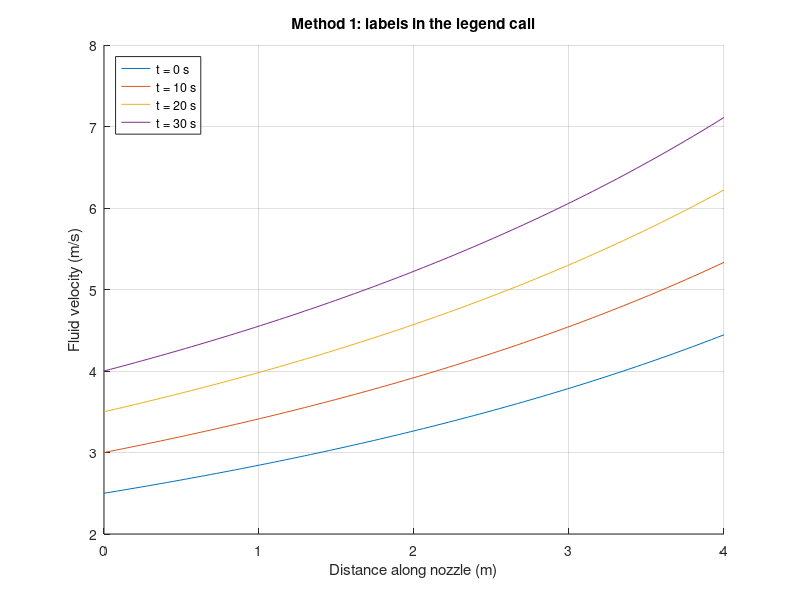
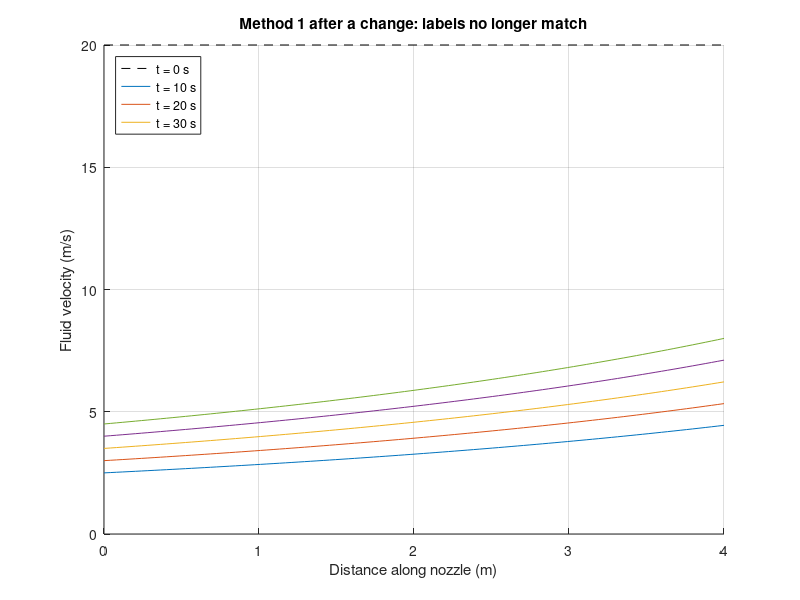
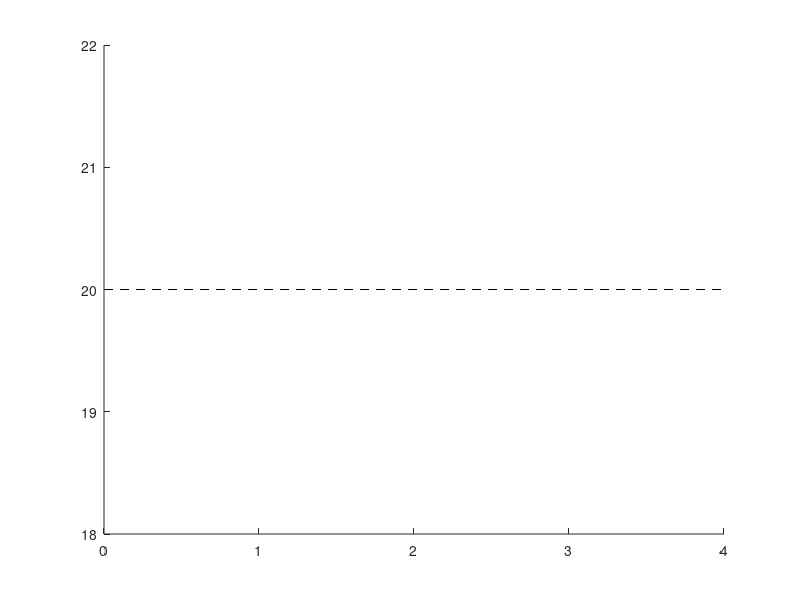

These charts were generated, in order, by the following MATLAB code: (Note: this script raises an error after producing the figures.)
%[text] # Two Ways to Make a Legend
%[text] A family of curves needs a legend that says which curve is which. MATLAB offers two ways to build one: list the labels in the `legend` call afterwards (the classic method), or give each line its label at the moment it is plotted with the `'DisplayName'` option. Both draw the same legend. They differ in what happens when the plot changes.
%[text] The example is the water-jet nozzle from Assignment 2 (`lcs_flow.m`): fluid velocity along the nozzle at several times.
xx = linspace(0, 4, 100);    % Distance along the nozzle (m)
%%
%[text] ## Method 1: labels listed in the legend call
%[text] Plot every curve, then pass one label per curve to `legend`, in the order the curves were plotted.
figure();
hold on
for tt = [0 10 20 30]
    vv = (10 + 0.2*tt)*pi ./ ((pi/4)*(4 - 0.25*xx).^2);    % Velocity (m/s)
    plot(xx, vv)
end
xlabel('Distance along nozzle (m)')
ylabel('Fluid velocity (m/s)')
title('Method 1: labels in the legend call')
legend('t = 0 s', 't = 10 s', 't = 20 s', 't = 30 s', 'Location', 'northwest')
grid on
hold off
%[text] This works, and it is what the reference solution does. The catch: `legend` matches labels to lines purely by order. The labels live in one place and the lines in another, and nothing checks that they agree.
%%
%[text] ## What goes wrong with Method 1
%[text] Suppose we add a design limit to the plot, a horizontal line at 20 m/s, and also look at one more time, 40 s. The loop changes, but the `legend` call is copied unchanged:
figure();
hold on
plot([0 4], [20 20], 'k--')    % Design limit (m/s), plotted first
for tt = [0 10 20 30 40]
    vv = (10 + 0.2*tt)*pi ./ ((pi/4)*(4 - 0.25*xx).^2);    % Velocity (m/s)
    plot(xx, vv)
end
xlabel('Distance along nozzle (m)')
ylabel('Fluid velocity (m/s)')
title('Method 1 after a change: labels no longer match')
legend('t = 0 s', 't = 10 s', 't = 20 s', 't = 30 s', 'Location', 'northwest')
grid on
hold off
%[text] MATLAB raises no error. The dashed limit line takes the label `t = 0 s`, every curve after it is labelled one time step too early, and the 40 s curve gets no label at all. The plot looks finished and is wrong, which is the worst kind of bug.
%%
%[text] ## Method 2: label each line when it is plotted
%[text] Add the name-value pair `'DisplayName', label` to each `plot` call. The label becomes a property of that line, and a bare `legend` call (no labels) collects whatever names the lines carry.
%[text] Inside the loop the label has to change with `tt`. The expression `"t = " + tt + " s"` joins text and a number into one label, so for `tt = 10` it gives `t = 10 s`. (Strings, the double-quoted kind of text, are covered properly in week 4; for now read `+` here as "glue together".)
figure();
hold on
plot([0 4], [20 20], 'k--', 'DisplayName', 'Design limit')
for tt = [0 10 20 30 40]
    vv = (10 + 0.2*tt)*pi ./ ((pi/4)*(4 - 0.25*xx).^2);    % Velocity (m/s)
    plot(xx, vv, 'DisplayName', "t = " + tt + " s")
end
xlabel('Distance along nozzle (m)')
ylabel('Fluid velocity (m/s)')
title('Method 2: DisplayName on each line')
legend('Location', 'northwest')
grid on
hold off
%[text] Same changes as before, and the legend is right: the limit line is labelled as the limit, and the 40 s curve appears with its own label. Change the list of times in the `for` line and the legend follows automatically, because each label is created by the same line of code that draws its curve.
%%
%[text] ## Summary
%[text] - **Classic method**, `legend('a', 'b', ...)`: short and fine for a fixed plot with a few lines. Labels are matched by order, so any change to the plotting code means editing the legend by hand, and a mismatch fails silently.
%[text] - **DisplayName**, `plot(..., 'DisplayName', label)` then `legend`: each label is attached to its own line. Works naturally inside loops, survives added or reordered lines, and is the better habit for any plot that might change.
%[text] Either way, look at the finished plot and check one or two curves against their labels. The legend is part of the result.

%[appendix]{"version":"1.0"}
%---
%[metadata:view]
%   data: {"layout":"inline"}
%---
